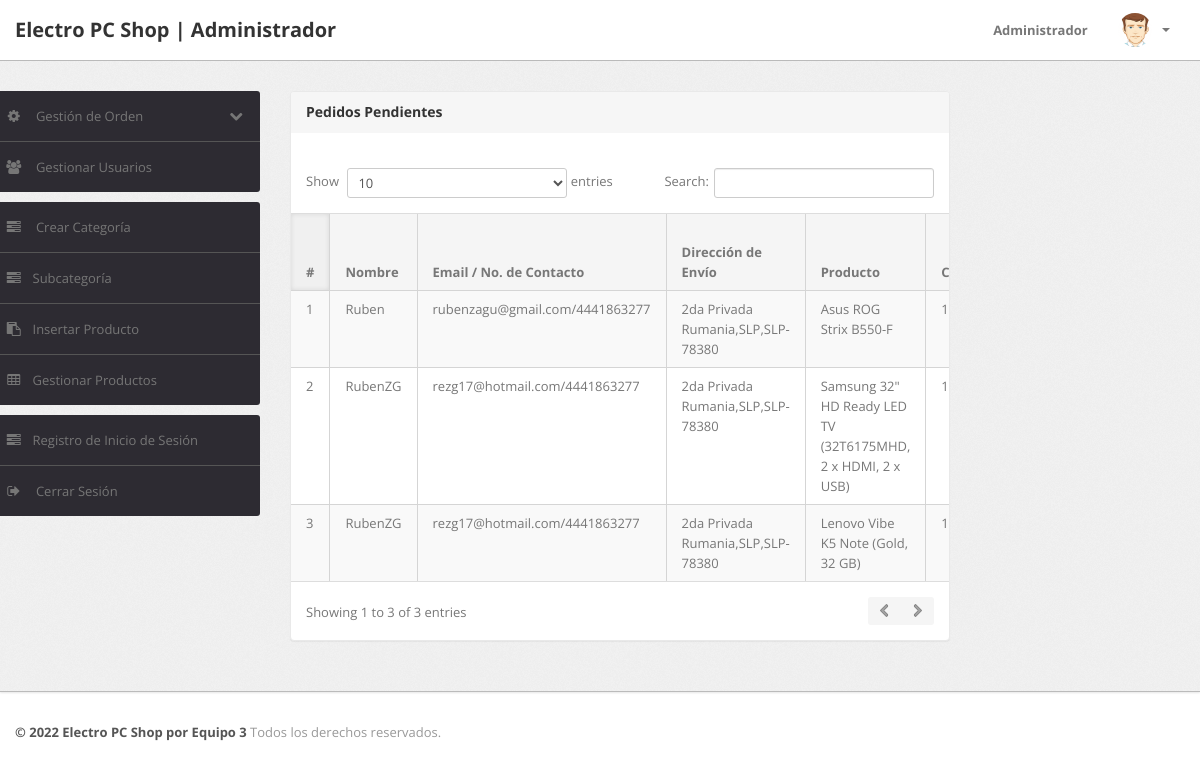
The app's page /admin/pending-orders.php (signed in), older data.
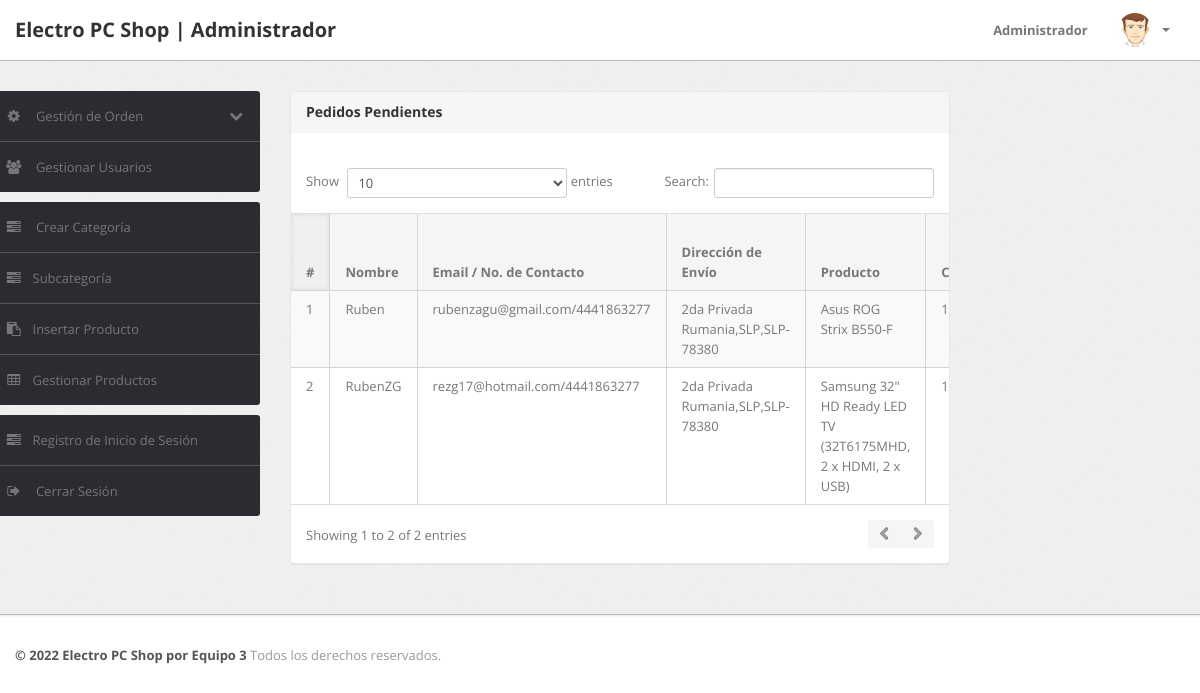
The same page, newer data.
### tables this page shows
CREATE TABLE `orders` (
  `id` int(11) NOT NULL,
  `userId` int(11) DEFAULT NULL,
  `productId` varchar(255) DEFAULT NULL,
  `quantity` int(11) DEFAULT NULL,
  `orderDate` timestamp NOT NULL DEFAULT current_timestamp(),
  `paymentMethod` varchar(50) DEFAULT NULL,
  `orderStatus` varchar(55) DEFAULT NULL
);

CREATE TABLE `users` (
  `id` int(11) NOT NULL,
  `name` varchar(255) DEFAULT NULL,
  `email` varchar(255) DEFAULT NULL,
  `contactno` bigint(11) DEFAULT NULL,
  `password` varchar(255) DEFAULT NULL,
  `shippingAddress` longtext DEFAULT NULL,
  `shippingState` varchar(255) DEFAULT NULL,
  `shippingCity` varchar(255) DEFAULT NULL,
  `shippingPincode` int(11) DEFAULT NULL,
  `billingAddress` longtext DEFAULT NULL,
  `billingState` varchar(255) DEFAULT NULL,
  `billingCity` varchar(255) DEFAULT NULL,
  `billingPincode` int(11) DEFAULT NULL,
  `regDate` timestamp NOT NULL DEFAULT current_timestamp(),
  `updationDate` varchar(255) DEFAULT NULL
);

CREATE TABLE `products` (
  `id` int(11) NOT NULL,
  `category` int(11) NOT NULL,
  `subCategory` int(11) DEFAULT NULL,
  `productName` varchar(255) DEFAULT NULL,
  `productCompany` varchar(255) DEFAULT NULL,
  `productPrice` int(11) DEFAULT NULL,
  `productPriceBeforeDiscount` int(11) DEFAULT NULL,
  `productDescription` longtext DEFAULT NULL,
  `productImage1` varchar(255) DEFAULT NULL,
  `productImage2` varchar(255) DEFAULT NULL,
  `productImage3` varchar(255) DEFAULT NULL,
  `shippingCharge` int(11) DEFAULT NULL,
  `productAvailability` varchar(255) DEFAULT NULL,
  `postingDate` timestamp NULL DEFAULT current_timestamp(),
  `updationDate` varchar(255) DEFAULT NULL
);

### admin/pending-orders.php (the view, shortened to what this page needs)
<?php
include('include/config.php');
if(strlen($_SESSION['alogin'])==0)
	{
header('location:index.php');
}
else{
?>
<!DOCTYPE html>
<html lang="en">
<head>
	<link type="text/css" href="bootstrap/css/bootstrap.min.css" rel="stylesheet">
	<link type="text/css" href="bootstrap/css/bootstrap-responsive.min.css" rel="stylesheet">
	<link type="text/css" href="css/theme.css" rel="stylesheet">
	<link rel="stylesheet" href="css/customtheme.css">
	<link type="text/css" href="images/icons/css/font-awesome.css" rel="stylesheet">
</head>
<body>
<?php include('include/header.php');?>
	<div class="wrapper">
		<div class="container">
			<div class="row row__tablita">
<?php include('include/sidebar.php');?>
			<div class="span9">
					<div class="content tablita__content">
	<div class="module">
							<div class="module-head">
								<h3>Pedidos Pendientes</h3>
							</div>
							<div class="module-body table">
									<br />
								<table cellpadding="0" cellspacing="0" border="0" class="datatable-1 table table-bordered table-striped	 display table-responsive" >
									<thead>
										<tr>
											<th>#</th>
											<th>Nombre</th>
											<th width="50">Email / No. de Contacto</th>
											<th>Dirección de Envío</th>
											<th>Producto</th>
											<th>Cant.</th>
										</tr>
									</thead>
<tbody>
<?php
$status='Delivered';
$query=mysqli_query($con,"select users.name as username,users.email as useremail,users.contactno as usercontact,users.shippingAddress as shippingaddress,users.shippingCity as shippingcity,users.shippingState as shippingstate,users.shippingPincode as shippingpincode,products.productName as productname,products.shippingCharge as shippingcharge,orders.quantity as quantity,orders.orderDate as orderdate,products.productPrice as productprice,orders.id as id  from orders join users on  orders.userId=users.id join products on products.id=orders.productId where orders.	orderStatus!='$status' or orders.orderStatus is null");
$cnt=1;
while($row=mysqli_fetch_array($query))
{
?>
										<tr>
											<td><?php echo htmlentities($cnt);?></td>
											<td><?php echo htmlentities($row['username']);?></td>
<td><?php echo htmlentities($row['useremail']);?>/<?php echo htmlentities($row['usercontact']);?></td>
<td><?php echo htmlentities($row['shippingaddress'].",".$row['shippingcity'].",".$row['shippingstate']."-".$row['shippingpincode']);?></td>
											<td><?php echo htmlentities($row['productname']);?></td>
											<td><?php echo htmlentities($row['quantity']);?></td>
											</tr>
										<?php $cnt=$cnt+1; } ?>
										</tbody>
								</table>
							</div>
						</div>
					</div>
				</div>
			</div>
		</div>
	</div>
<?php include('include/footer.php');?>
</body>
<?php } ?>

Row changes from the older to the newer data that the page shows:
no longer on this page (row edited): orders: userId.name "RubenZG", userId.email "rezg17@hotmail.com", userId.contactno "4441863277", userId.shippingPincode "2da Privada Rumania,SLP,SLP-78380", productId.productName "Lenovo Vibe K5 Note (Gold, 32 GB)", quantity "1"
Text that changed along with them:
text written by a page script: "Show entries Search: Showing 1 to 3 of 3 entries" → "Show entries Search: Showing 1 to 2 of 2 entries"
